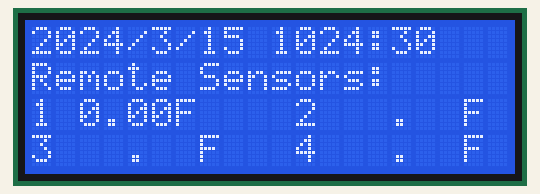
Simulated run of this sketch. Board: Arduino Uno, built with avr-gcc and run on an emulated ATmega328P. Parts: 20×4 character LCD. The local clock reads 2024-03-15 10:24:30 at power-on unless the sketch sets it; no radio packets arrive unless stated; what the sketch prints to the serial monitor is not drawn.

Above: at 0.3 s.
At 11.1 s:
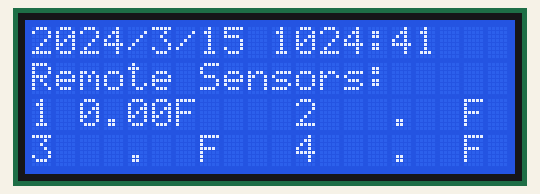
At 19.1 s:
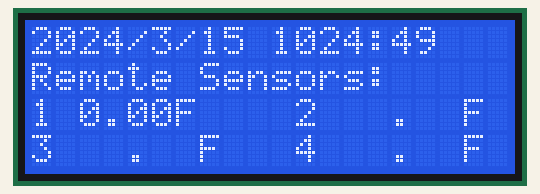
At 24.1 s:
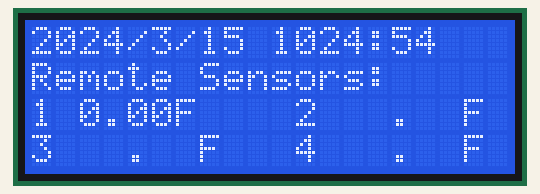
At 29.1 s:
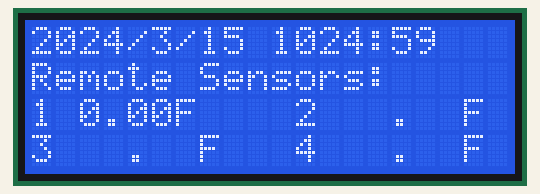
At 34.1 s:
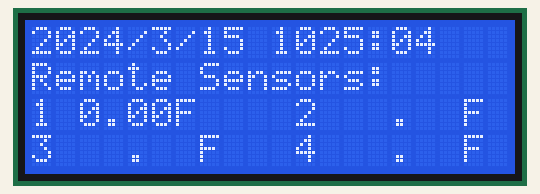

The sketch:

masterWireless.ino
```cpp
#include <Wire.h>
#include <LCD.h>
#include <LiquidCrystal_I2C.h>
#include "DHT.h"
#include <SPI.h>
#include <nRF24L01.h>
#include <RF24.h>
#include "RTClib.h"

#define DHTPIN 2     // what digital pin we're connected to
// Uncomment whatever type you're using!
#define DHTTYPE DHT11   // DHT 11
//#define DHTTYPE DHT22   // DHT 22  (AM2302), AM2321
//#define DHTTYPE DHT21   // DHT 21 (AM2301)
//*********************************************LCD Stuff******************//
#define I2C_ADDR    0x27 // <<----- Add your address here.  Find it from I2C Scanner
#define BACKLIGHT_PIN     3
#define En_pin  2
#define Rw_pin  1
#define Rs_pin  0
#define D4_pin  4
#define D5_pin  5
#define D6_pin  6
#define D7_pin  7
#define SLAVES  4
LiquidCrystal_I2C  lcd(I2C_ADDR,En_pin,Rw_pin,Rs_pin,D4_pin,D5_pin,D6_pin,D7_pin);

DHT dht(DHTPIN, DHTTYPE);
RF24 radio(7, 8); // CE, CSN
RTC_DS3231 rtc;

int msg[1] = {1};
int rec[1] = {5};
bool stat = true;
//const byte pipe[][6] = {"00001", "00002","00003","00004"};

const int tempUpdateTime = 1000; //Time inbetween polling Temp Sensor
const int radioUpdateTime = 1000; //Time inbetween polling Temp Sensor
const int clearDisplayTime = 5000; //Time inbetween polling Temp Sensor
const byte pipe[][6] = {"00001", "00002"};
//const uint64_t pipe[1]= {0xF0F0F0F0E1LL};
char daysOfTheWeek[7][12] = {"Sunday", "Monday", "Tuesday", "Wednesday", "Thursday", "Friday", "Saturday"};


double humidity[SLAVES];
double ftemp[SLAVES];
int fromSlaves[SLAVES];
int previousMillis1 = 0;
int previousMillis2 = 0;
int previousMillis3 = 0;
byte tempreturn = 0;
int tempTesting = 4444;

void setup()
{

  memset(humidity,0,sizeof(humidity));
  memset(ftemp,0,sizeof(ftemp));
  Serial.begin(9600);
  lcd.begin (20,4);
  dht.begin();
  radio.begin();
  delay(100);
  radio.setAutoAck(true);
  radio.enableAckPayload();
  radio.enableDynamicPayloads();
  radio.stopListening();
  radio.openWritingPipe(pipe[0]);
  radio.setRetries(15,15);

  // Switch on the backlight
  lcd.setBacklightPin(BACKLIGHT_PIN,POSITIVE);
  lcd.setBacklight(HIGH);
  //radio.openWritingPipe(addresses[0]); // 00002
  //radio.openReadingPipe(1, addresses[1]); // 00001
  radio.setPALevel(RF24_PA_MIN);
 // radio.setPALevel(RF24_PA_HIGH);

 // if (rtc.lostPower()) {
  //  Serial.println("RTC lost power, lets set the time!");
    // following line sets the RTC to the date & time this sketch was compiled
  //  rtc.adjust(DateTime(F(__DATE__), F(__TIME__)));
    // This line sets the RTC with an explicit date & time, for example to set
    // January 21, 2014 at 3am you would call:
    // rtc.adjust(DateTime(2014, 1, 21, 3, 0, 0));
  //}
}


void loop()
{

  DateTime now = rtc.now();
  delay(5);
  radio.startListening();


 // if(radio.available()){
 //   radio.read(&ftemp[1], sizeof(ftemp[1]));

 // }

  int currentMillis = millis();
  if (currentMillis - previousMillis1 >= tempUpdateTime) {
      previousMillis1 = currentMillis; //save the last time ran this.
  //    tempreturn = getTemp();
  }

  if (currentMillis - previousMillis2 >= radioUpdateTime) {
      previousMillis2 = currentMillis; //save the last time ran this.
   //   const char text[] = "mUptime";
    //  radio.write(&text, sizeof(text));
   //   unsigned long uptime = millis();
   //   radio.write(&uptime, sizeof(unsigned long));
  }

  if (currentMillis - previousMillis3 >= clearDisplayTime) {
      previousMillis3 = currentMillis; //save the last time ran this.
   //   const char text[] = "mUptime";
    //  radio.write(&text, sizeof(text));
   //   unsigned long uptime = millis();
   //   radio.write(&uptime, sizeof(unsigned long));
     lcd.clear();  }

  lcd.home (); // go home
  lcd.print(now.year(), DEC); lcd.print('/'); lcd.print(now.month(), DEC);
  lcd.print('/'); lcd.print(now.day(), DEC); lcd.print(" ");
  if(now.hour() <= 9) { lcd.print("0"); lcd.print(now.hour(),DEC);}
  else {lcd.print(now.hour(),DEC);}
  if(now.minute() <= 9) { lcd.print("0"); lcd.print(now.minute(),DEC);}
  else {lcd.print(now.minute(),DEC);}
  lcd.print(":");
  if(now.second() <= 9) { lcd.print("0"); lcd.print(now.second(),DEC);}
  else {lcd.print(now.second(),DEC);}
  lcd.setCursor (0,1);
  lcd.print("Remote Sensors: ");
  lcd.setCursor (0,2);
  lcd.print("1 "); lcd.print(ftemp[1]); lcd.print("F");
  lcd.setCursor (11,2);
  lcd.print("2 "); lcd.print("  .  F");
  lcd.setCursor (0,3);
  lcd.print("3 "); lcd.print("  .  F");
  lcd.setCursor (11,3);
  lcd.print("4 "); lcd.print("  .  F");


  if(radio.write(tempTesting, sizeof(tempTesting)))
  {
 Serial.print("bacon");  }/*
    Serial.print( tempTesting );
    Serial.println("...tx sucess");
    if(radio.isAckPayloadAvailable())
    {
      radio.read(fromSlaves[0], sizeof(fromSlaves[0]));
      Serial.print("received ack payload is: ");
      Serial.println(fromSlaves[0]);
    }
    else
    {
      Serial.println("something is wrong");
    }
  }*/

}

//==================================Functions============================================//

byte getTemp(){
  humidity[0] =  dht.readHumidity();
  ftemp[0] =  dht.readTemperature(true); // Read temperature as Fahrenheit (isFahrenheit = true)
  // Check if any reads failed and exit early (to try again).
  if (isnan(humidity[0]) || isnan(ftemp[0])) {  //isnan(ctemp) ||
    Serial.println("Failed to read from DHT sensor!");
    return -1;
  }
  return 0;
}
```

Measured:
- what the display in image 0 shows lasts 0.9 s, from 0.2 s to 1.1 s
- what the display in image 2 shows lasts 1.1 s, from 19.0 s to 20.1 s
